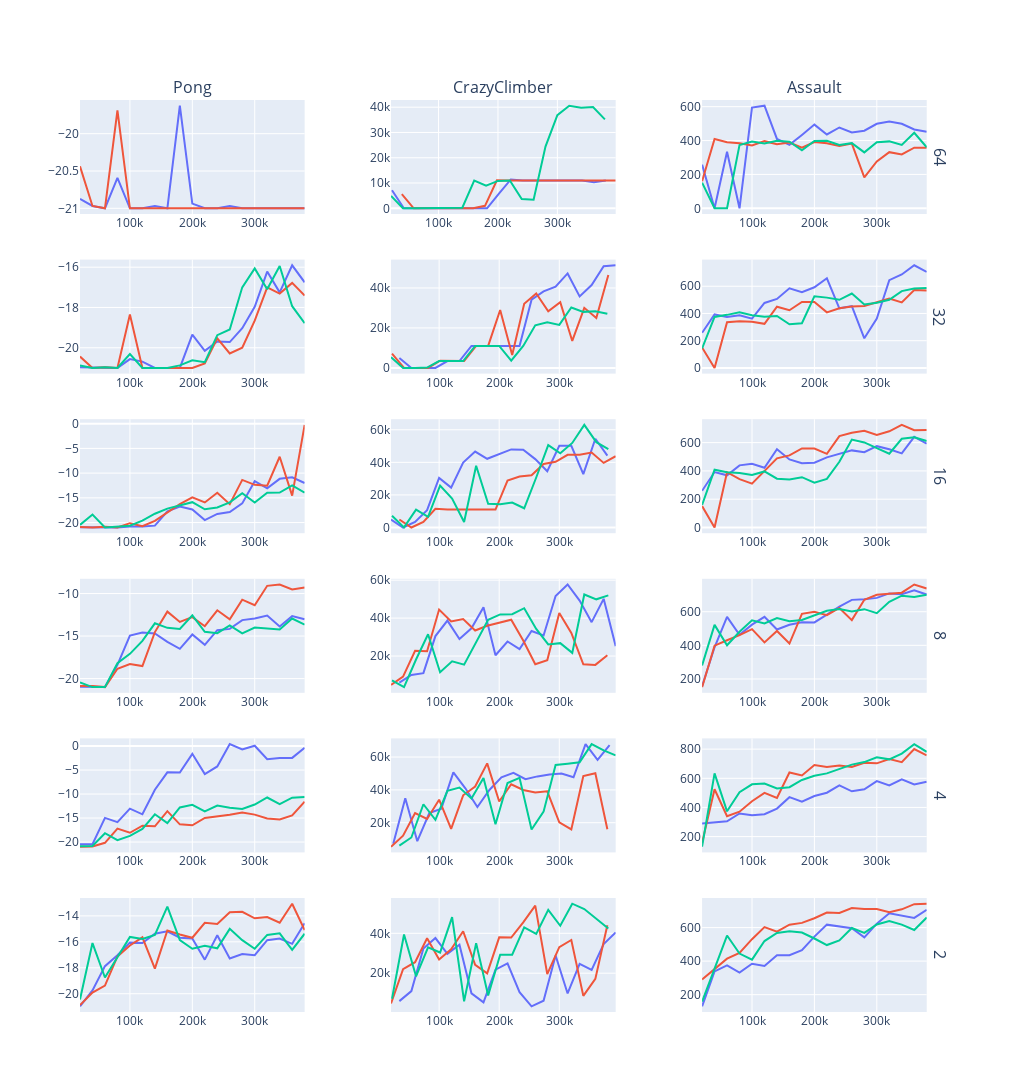

Notebook code cell kept with this figure:
### Code cell
env_ids = ["Pong", "CrazyClimber", "Assault"]
freqs = [64, 32, 16, 8, 4, 2]

fig = make_subplots(
    rows=len(freqs),
    cols=len(env_ids),
    column_titles=env_ids,
    row_titles=freqs,
    horizontal_spacing=0.1,
    vertical_spacing=0.05,
)

for ix, env_id in enumerate(env_ids, 1):
    df1 = df[df["env"] == env_id]
    for iy, freq in enumerate(freqs, 1):
        df2 = df1[df1["freq"] == freq]
        xpr = px.line(df2, x="step", y="value", color="seed")
        for trace in xpr.data:
            fig.add_trace(trace, iy, ix)

fig.update_layout(
    showlegend=False,
    autosize=False,
    width=1024,
    height=480 * 3,
)

fig.write_image("../tex/assets/naive_at_400k.pdf")

fig

### Figure 1 — Plotly figure (JSON) as saved in the notebook; plotly's stock layout.template omitted (floating-point values rounded to 4 significant figures)
{"data": [{"hovertemplate": "seed=2<br>step=%{x}<br>value=%{y}<extra></extra>", "legendgroup": "2", "line": {"color": "#636efa", "dash": "solid"}, "marker": {"symbol": "circle"}, "mode": "lines", "name": "2", "orientation": "v", "showlegend": true, "type": "scatter", "x": [20004, 40004, 60004, 80004, 100004, 120004, 140004, 160004, 180004, 200004, 220004, 240004, 260004, 280004, 300004, 320004, 340004, 360004, 380004], "xaxis": "x", "y": [-20.88, -20.97, -21, -20.59, -21, -21, -20.97, -21, -19.62, -20.94, -21, -21, -20.97, -21, -21, -21, -21, -21, -21], "yaxis": "y"}, {"hovertemplate": "seed=1<br>step=%{x}<br>value=%{y}<extra></extra>", "legendgroup": "1", "line": {"color": "#EF553B", "dash": "solid"}, "marker": {"symbol": "circle"}, "mode": "lines", "name": "1", "orientation": "v", "showlegend": true, "type": "scatter", "x": [20004, 40004, 60004, 80004, 100004, 120004, 140004, 160004, 180004, 200004, 220004, 240004, 260004, 280004, 300004, 320004, 340004, 360004, 380004], "xaxis": "x", "y": [-20.44, -20.97, -21, -19.69, -21, -21, -21, -21, -21, -21, -21, -21, -21, -21, -21, -21, -21, -21, -21], "yaxis": "y"}, {"hovertemplate": "seed=0<br>step=%{x}<br>value=%{y}<extra></extra>", "legendgroup": "0", "line": {"color": "#636efa", "dash": "solid"}, "marker": {"symbol": "circle"}, "mode": "lines", "name": "0", "orientation": "v", "showlegend": true, "type": "scatter", "x": [20004, 40004, 60004, 80004, 100004, 120004, 140004, 160004, 180004, 200004, 220004, 240004, 260004, 280004, 300004, 320004, 340004, 360004, 380004], "xaxis": "x4", "y": [-20.97, -20.97, -21, -21, -20.56, -20.69, -21, -21, -21, -19.34, -20.16, -19.69, -19.72, -19.03, -17.97, -16.22, -17.25, -15.91, -16.75], "yaxis": "y4"}, {"hovertemplate": "seed=1<br>step=%{x}<br>value=%{y}<extra></extra>", "legendgroup": "1", "line": {"color": "#EF553B", "dash": "solid"}, "marker": {"symbol": "circle"}, "mode": "lines", "name": "1", "orientation": "v", "showlegend": true, "type": "scatter", "x": [20004, 40004, 60004, 80004, 100004, 120004, 140004, 160004, 180004, 200004, 220004, 240004, 260004, 280004, 300004, 320004, 340004, 360004, 380004], "xaxis": "x4", "y": [-20.44, -21, -20.97, -21, -18.34, -21, -21, -21, -21, -21, -20.78, -19.53, -20.28, -20, -18.66, -17, -17.31, -16.78, -17.41], "yaxis": "y4"}, {"hovertemplate": "seed=2<br>step=%{x}<br>value=%{y}<extra></extra>", "legendgroup": "2", "line": {"color": "#00cc96", "dash": "solid"}, "marker": {"symbol": "circle"}, "mode": "lines", "name": "2", "orientation": "v", "showlegend": true, "type": "scatter", "x": [20004, 40004, 60004, 80004, 100004, 120004, 140004, 160004, 180004, 200004, 220004, 240004, 260004, 280004, 300004, 320004, 340004, 360004, 380004], "xaxis": "x4", "y": [-20.88, -21, -20.97, -21, -20.31, -21, -21, -21, -20.88, -20.62, -20.72, -19.38, -19.09, -17, -16.06, -17.09, -15.94, -17.94, -18.78], "yaxis": "y4"}, {"hovertemplate": "seed=0<br>step=%{x}<br>value=%{y}<extra></extra>", "legendgroup": "0", "line": {"color": "#636efa", "dash": "solid"}, "marker": {"symbol": "circle"}, "mode": "lines", "name": "0", "orientation": "v", "showlegend": true, "type": "scatter", "x": [20004, 40004, 60004, 80004, 100004, 120004, 140004, 160004, 180004, 200004, 220004, 240004, 260004, 280004, 300004, 320004, 340004, 360004, 380004], "xaxis": "x7", "y": [-20.97, -21, -20.91, -21, -20.81, -20.81, -20.62, -17.72, -16.75, -17.34, -19.5, -18.25, -17.88, -16.12, -11.62, -13.06, -11.16, -10.84, -12], "yaxis": "y7"}, {"hovertemplate": "seed=2<br>step=%{x}<br>value=%{y}<extra></extra>", "legendgroup": "2", "line": {"color": "#EF553B", "dash": "solid"}, "marker": {"symbol": "circle"}, "mode": "lines", "name": "2", "orientation": "v", "showlegend": true, "type": "scatter", "x": [20004, 40004, 60004, 80004, 100004, 120004, 140004, 160004, 180004, 200004, 220004, 240004, 260004, 280004, 300004, 320004, 340004, 360004, 380004], "xaxis": "x7", "y": [-20.88, -21, -20.84, -21, -20.12, -20.72, -19.66, -17.97, -16.28, -14.91, -15.94, -13.97, -16.28, -11.38, -12.38, -12.53, -6.688, -14.56, -0.25], "yaxis": "y7"}, {"hovertemplate": "seed=1<br>step=%{x}<br>value=%{y}<extra></extra>", "legendgroup": "1", "line": {"color": "#00cc96", "dash": "solid"}, "marker": {"symbol": "circle"}, "mode": "lines", "name": "1", "orientation": "v", "showlegend": true, "type": "scatter", "x": [20004, 40004, 60004, 80004, 100004, 120004, 140004, 160004, 180004, 200004, 220004, 240004, 260004, 280004, 300004, 320004, 340004, 360004, 380004], "xaxis": "x7", "y": [-20.47, -18.38, -21, -20.84, -20.66, -19.62, -18.22, -17.19, -16.47, -15.88, -17.31, -16.94, -15.91, -14.06, -15.94, -13.97, -13.94, -12.5, -13.97], "yaxis": "y7"}, {"hovertemplate": "seed=0<br>step=%{x}<br>value=%{y}<extra></extra>", "legendgroup": "0", "line": {"color": "#636efa", "dash": "solid"}, "marker": {"symbol": "circle"}, "mode": "lines", "name": "0", "orientation": "v", "showlegend": true, "type": "scatter", "x": [20004, 40004, 60004, 80004, 100004, 120004, 140004, 160004, 180004, 200004, 220004, 240004, 260004, 280004, 300004, 320004, 340004, 360004, 380004], "xaxis": "x10", "y": [-20.97, -21, -21, -18.38, -14.94, -14.59, -14.69, -15.69, -16.5, -14.81, -16.03, -14.31, -14.16, -13.12, -12.94, -12.59, -13.88, -12.66, -13.03], "yaxis": "y10"}, {"hovertemplate": "seed=2<br>step=%{x}<br>value=%{y}<extra></extra>", "legendgroup": "2", "line": {"color": "#EF553B", "dash": "solid"}, "marker": {"symbol": "circle"}, "mode": "lines", "name": "2", "orientation": "v", "showlegend": true, "type": "scatter", "x": [20004, 40004, 60004, 80004, 100004, 120004, 140004, 160004, 180004, 200004, 220004, 240004, 260004, 280004, 300004, 320004, 340004, 360004, 380004], "xaxis": "x10", "y": [-20.88, -20.88, -21, -18.84, -18.28, -18.53, -14.53, -12.12, -13.34, -12.78, -13.84, -11.97, -13.03, -10.72, -11.38, -9.094, -8.938, -9.531, -9.281], "yaxis": "y10"}, {"hovertemplate": "seed=1<br>step=%{x}<br>value=%{y}<extra></extra>", "legendgroup": "1", "line": {"color": "#00cc96", "dash": "solid"}, "marker": {"symbol": "circle"}, "mode": "lines", "name": "1", "orientation": "v", "showlegend": true, "type": "scatter", "x": [20004, 40004, 60004, 80004, 100004, 120004, 140004, 160004, 180004, 200004, 220004, 240004, 260004, 280004, 300004, 320004, 340004, 360004, 380004], "xaxis": "x10", "y": [-20.44, -21, -21, -18.19, -17.09, -15.56, -13.5, -14.03, -14.16, -12.56, -14.5, -14.66, -13.75, -14.69, -14, -14.12, -14.22, -12.94, -13.66], "yaxis": "y10"}, {"hovertemplate": "seed=1<br>step=%{x}<br>value=%{y}<extra></extra>", "legendgroup": "1", "line": {"color": "#636efa", "dash": "solid"}, "marker": {"symbol": "circle"}, "mode": "lines", "name": "1", "orientation": "v", "showlegend": true, "type": "scatter", "x": [20004, 40004, 60004, 80004, 100004, 120004, 140004, 160004, 180004, 200004, 220004, 240004, 260004, 280004, 300004, 320004, 340004, 360004, 380004], "xaxis": "x13", "y": [-20.44, -20.47, -14.97, -15.84, -13.03, -14.22, -9.094, -5.469, -5.531, -1.625, -5.844, -4.25, 0.4062, -0.7188, 0.0625, -2.75, -2.5, -2.469, -0.375], "yaxis": "y13"}, {"hovertemplate": "seed=0<br>step=%{x}<br>value=%{y}<extra></extra>", "legendgroup": "0", "line": {"color": "#EF553B", "dash": "solid"}, "marker": {"symbol": "circle"}, "mode": "lines", "name": "0", "orientation": "v", "showlegend": true, "type": "scatter", "x": [20004, 40004, 60004, 80004, 100004, 120004, 140004, 160004, 180004, 200004, 220004, 240004, 260004, 280004, 300004, 320004, 340004, 360004, 380004], "xaxis": "x13", "y": [-20.97, -20.91, -20.16, -17.19, -18.06, -16.59, -16.72, -13.56, -16.31, -16.5, -14.97, -14.66, -14.31, -13.84, -14.28, -15.09, -15.31, -14.44, -11.56], "yaxis": "y13"}, {"hovertemplate": "seed=2<br>step=%{x}<br>value=%{y}<extra></extra>", "legendgroup": "2", "line": {"color": "#00cc96", "dash": "solid"}, "marker": {"symbol": "circle"}, "mode": "lines", "name": "2", "orientation": "v", "showlegend": true, "type": "scatter", "x": [20004, 40004, 60004, 80004, 100004, 120004, 140004, 160004, 180004, 200004, 220004, 240004, 260004, 280004, 300004, 320004, 340004, 360004, 380004], "xaxis": "x13", "y": [-20.88, -20.81, -18.16, -19.59, -18.72, -17.25, -14.22, -16.06, -12.78, -12.25, -13.59, -12.41, -12.88, -13.12, -12.19, -10.72, -12.09, -10.75, -10.62], "yaxis": "y13"}, {"hovertemplate": "seed=0<br>step=%{x}<br>value=%{y}<extra></extra>", "legendgroup": "0", "line": {"color": "#636efa", "dash": "solid"}, "marker": {"symbol": "circle"}, "mode": "lines", "name": "0", "orientation": "v", "showlegend": true, "type": "scatter", "x": [20004, 40004, 60004, 80004, 100004, 120004, 140004, 160004, 180004, 200004, 220004, 240004, 260004, 280004, 300004, 320004, 340004, 360004, 380004], "xaxis": "x16", "y": [-20.97, -19.75, -17.88, -17.03, -16.06, -16.09, -15.38, -15.19, -15.69, -15.75, -17.38, -15.5, -17.28, -16.94, -17.03, -15.88, -15.75, -16.16, -14.56], "yaxis": "y16"}, {"hovertemplate": "seed=2<br>step=%{x}<br>value=%{y}<extra></extra>", "legendgroup": "2", "line": {"color": "#EF553B", "dash": "solid"}, "marker": {"symbol": "circle"}, "mode": "lines", "name": "2", "orientation": "v", "showlegend": true, "type": "scatter", "x": [20004, 40004, 60004, 80004, 100004, 120004, 140004, 160004, 180004, 200004, 220004, 240004, 260004, 280004, 300004, 320004, 340004, 360004, 380004], "xaxis": "x16", "y": [-20.88, -19.91, -19.38, -17.12, -16.28, -15.66, -18.06, -15.12, -15.44, -15.69, -14.53, -14.62, -13.72, -13.69, -14.19, -14.09, -14.53, -13.06, -15.09], "yaxis": "y16"}, {"hovertemplate": "seed=1<br>step=%{x}<br>value=%{y}<extra></extra>", "legendgroup": "1", "line": {"color": "#00cc96", "dash": "solid"}, "marker": {"symbol": "circle"}, "mode": "lines", "name": "1", "orientation": "v", "showlegend": true, "type": "scatter", "x": [20004, 40004, 60004, 80004, 100004, 120004, 140004, 160004, 180004, 200004, 220004, 240004, 260004, 280004, 300004, 320004, 340004, 360004, 380004], "xaxis": "x16", "y": [-20.44, -16.09, -18.75, -17.22, -15.62, -15.78, -15.47, -13.28, -15.88, -16.53, -16.31, -16.5, -15, -15.88, -16.53, -15.47, -15.34, -16.62, -15.38], "yaxis": "y16"}, {"hovertemplate": "seed=0<br>step=%{x}<br>value=%{y}<extra></extra>", "legendgroup": "0", "line": {"color": "#636efa", "dash": "solid"}, "marker": {"symbol": "circle"}, "mode": "lines", "name": "0", "orientation": "v", "showlegend": true, "type": "scatter", "x": [21616, 41616, 61616, 81616, 101616, 121616, 141616, 161616, 181616, 201616, 221616, 241616, 261616, 281616, 301616, 321616, 341616, 361616, 381616], "xaxis": "x2", "y": [7169.0, 0, 0, 0, 0, 0, 0, 0, 0, 5831.0, 11410.0, 11000, 11000, 11000, 11000, 11000, 11000, 10300, 11000], "yaxis": "y2"}, {"hovertemplate": "seed=1<br>step=%{x}<br>value=%{y}<extra></extra>", "legendgroup": "1", "line": {"color": "#EF553B", "dash": "solid"}, "marker": {"symbol": "circle"}, "mode": "lines", "name": "1", "orientation": "v", "showlegend": true, "type": "scatter", "x": [38156, 58156, 78156, 98156, 118156, 138156, 158156, 178156, 198156, 218156, 238156, 258156, 278156, 298156, 318156, 338156, 358156, 378156, 398156], "xaxis": "x2", "y": [5650, 0, 0, 0, 6.25, 0, 0, 971.9, 11110.0, 11000, 11000, 11000, 11000, 11000, 11000, 11000, 11000, 11000, 11000], "yaxis": "y2"}, {"hovertemplate": "seed=2<br>step=%{x}<br>value=%{y}<extra></extra>", "legendgroup": "2", "line": {"color": "#00cc96", "dash": "solid"}, "marker": {"symbol": "circle"}, "mode": "lines", "name": "2", "orientation": "v", "showlegend": true, "type": "scatter", "x": [20004, 40004, 60004, 80004, 100004, 120004, 140004, 160004, 180004, 200004, 220004, 240004, 260004, 280004, 300004, 320004, 340004, 360004, 380004], "xaxis": "x2", "y": [4888.0, 0, 0, 0, 206.2, 0, 209.4, 11000, 8956.0, 10840.0, 11000, 3659.0, 3400, 24440.0, 36850.0, 40590.0, 39810.0, 40030.0, 35170.0], "yaxis": "y2"}, {"hovertemplate": "seed=1<br>step=%{x}<br>value=%{y}<extra></extra>", "legendgroup": "1", "line": {"color": "#636efa", "dash": "solid"}, "marker": {"symbol": "circle"}, "mode": "lines", "name": "1", "orientation": "v", "showlegend": true, "type": "scatter", "x": [33852, 53852, 73852, 93852, 113852, 133852, 153852, 173852, 193852, 213852, 233852, 253852, 273852, 293852, 313852, 333852, 353852, 373852, 393852], "xaxis": "x5", "y": [4912.0, 0, 0, 0, 3400, 3400, 11000, 11000, 11000, 11000, 11000, 34130.0, 38260.0, 40660.0, 47270.0, 35770.0, 41440.0, 50860.0, 51340.0], "yaxis": "y5"}, {"hovertemplate": "seed=0<br>step=%{x}<br>value=%{y}<extra></extra>", "legendgroup": "0", "line": {"color": "#EF553B", "dash": "solid"}, "marker": {"symbol": "circle"}, "mode": "lines", "name": "0", "orientation": "v", "showlegend": true, "type": "scatter", "x": [21616, 41616, 61616, 81616, 101616, 121616, 141616, 161616, 181616, 201616, 221616, 241616, 261616, 281616, 301616, 321616, 341616, 361616, 381616], "xaxis": "x5", "y": [7169.0, 0, 0, 0, 3600, 3400, 3400, 10970.0, 11000, 28980.0, 6419.0, 32100.0, 37260.0, 28340.0, 32920.0, 13500.0, 30050, 24980.0, 46450], "yaxis": "y5"}, {"hovertemplate": "seed=2<br>step=%{x}<br>value=%{y}<extra></extra>", "legendgroup": "2", "line": {"color": "#00cc96", "dash": "solid"}, "marker": {"symbol": "circle"}, "mode": "lines", "name": "2", "orientation": "v", "showlegend": true, "type": "scatter", "x": [20004, 40004, 60004, 80004, 100004, 120004, 140004, 160004, 180004, 200004, 220004, 240004, 260004, 280004, 300004, 320004, 340004, 360004, 380004], "xaxis": "x5", "y": [5378.0, 0, 0, 146.9, 3400, 3400, 3400, 11000, 11000, 11000, 3638.0, 11000, 21320.0, 22800.0, 21500, 30230.0, 28030.0, 28360.0, 27090.0], "yaxis": "y5"}, {"hovertemplate": "seed=2<br>step=%{x}<br>value=%{y}<extra></extra>", "legendgroup": "2", "line": {"color": "#636efa", "dash": "solid"}, "marker": {"symbol": "circle"}, "mode": "lines", "name": "2", "orientation": "v", "showlegend": true, "type": "scatter", "x": [20004, 40004, 60004, 80004, 100004, 120004, 140004, 160004, 180004, 200004, 220004, 240004, 260004, 280004, 300004, 320004, 340004, 360004, 380004], "xaxis": "x8", "y": [4888.0, 0, 3394.0, 10640.0, 30470.0, 24520.0, 39870.0, 46620.0, 42200.0, 45300, 47930.0, 47780.0, 41990.0, 34560.0, 50130.0, 50160.0, 32800.0, 54480.0, 44120.0], "yaxis": "y8"}, {"hovertemplate": "seed=1<br>step=%{x}<br>value=%{y}<extra></extra>", "legendgroup": "1", "line": {"color": "#EF553B", "dash": "solid"}, "marker": {"symbol": "circle"}, "mode": "lines", "name": "1", "orientation": "v", "showlegend": true, "type": "scatter", "x": [33852, 53852, 73852, 93852, 113852, 133852, 153852, 173852, 193852, 213852, 233852, 253852, 273852, 293852, 313852, 333852, 353852, 373852, 393852], "xaxis": "x8", "y": [4912.0, 0, 3400, 11480.0, 11000, 11000, 11000, 11000, 11000, 28830.0, 31300.0, 32040.0, 38970.0, 40320.0, 44640.0, 44630.0, 46010.0, 39660.0, 43770.0], "yaxis": "y8"}, {"hovertemplate": "seed=0<br>step=%{x}<br>value=%{y}<extra></extra>", "legendgroup": "0", "line": {"color": "#00cc96", "dash": "solid"}, "marker": {"symbol": "circle"}, "mode": "lines", "name": "0", "orientation": "v", "showlegend": true, "type": "scatter", "x": [21616, 41616, 61616, 81616, 101616, 121616, 141616, 161616, 181616, 201616, 221616, 241616, 261616, 281616, 301616, 321616, 341616, 361616, 381616], "xaxis": "x8", "y": [7169.0, 46.88, 11000, 6575, 25710.0, 17720.0, 3400, 37870.0, 14540.0, 14310.0, 15330.0, 11810.0, 30710.0, 50610.0, 45600.0, 51910.0, 62990.0, 52400.0, 48160.0], "yaxis": "y8"}, {"hovertemplate": "seed=1<br>step=%{x}<br>value=%{y}<extra></extra>", "legendgroup": "1", "line": {"color": "#636efa", "dash": "solid"}, "marker": {"symbol": "circle"}, "mode": "lines", "name": "1", "orientation": "v", "showlegend": true, "type": "scatter", "x": [33852, 53852, 73852, 93852, 113852, 133852, 153852, 173852, 193852, 213852, 233852, 253852, 273852, 293852, 313852, 333852, 353852, 373852, 393852], "xaxis": "x11", "y": [6000, 10040.0, 11000, 30525, 38690.0, 29000.0, 34625, 45670.0, 20425, 27690.0, 23670.0, 33180.0, 30870.0, 51660.0, 57720.0, 49240.0, 37880.0, 50160.0, 25230.0], "yaxis": "y11"}, {"hovertemplate": "seed=2<br>step=%{x}<br>value=%{y}<extra></extra>", "legendgroup": "2", "line": {"color": "#EF553B", "dash": "solid"}, "marker": {"symbol": "circle"}, "mode": "lines", "name": "2", "orientation": "v", "showlegend": true, "type": "scatter", "x": [20004, 40004, 60004, 80004, 100004, 120004, 140004, 160004, 180004, 200004, 220004, 240004, 260004, 280004, 300004, 320004, 340004, 360004, 380004], "xaxis": "x11", "y": [4825, 9141.0, 22775, 22490.0, 44510.0, 38200.0, 39490.0, 33480.0, 35950.0, 37350.0, 39150.0, 28150, 15725, 17760.0, 42710.0, 32200.0, 15630.0, 15340.0, 20410.0], "yaxis": "y11"}, {"hovertemplate": "seed=0<br>step=%{x}<br>value=%{y}<extra></extra>", "legendgroup": "0", "line": {"color": "#00cc96", "dash": "solid"}, "marker": {"symbol": "circle"}, "mode": "lines", "name": "0", "orientation": "v", "showlegend": true, "type": "scatter", "x": [21616, 41616, 61616, 81616, 101616, 121616, 141616, 161616, 181616, 201616, 221616, 241616, 261616, 281616, 301616, 321616, 341616, 361616, 381616], "xaxis": "x11", "y": [7169.0, 3638.0, 18190.0, 31500, 11500.0, 17240.0, 15470.0, 27090.0, 39060.0, 41940.0, 42070.0, 45220.0, 34300.0, 26160.0, 26800.0, 21690.0, 52470.0, 49910.0, 51970.0], "yaxis": "y11"}, {"hovertemplate": "seed=0<br>step=%{x}<br>value=%{y}<extra></extra>", "legendgroup": "0", "line": {"color": "#636efa", "dash": "solid"}, "marker": {"symbol": "circle"}, "mode": "lines", "name": "0", "orientation": "v", "showlegend": true, "type": "scatter", "x": [23704, 43704, 63704, 83704, 103704, 123704, 143704, 163704, 183704, 203704, 223704, 243704, 263704, 283704, 303704, 323704, 343704, 363704, 383704], "xaxis": "x14", "y": [7225, 34920.0, 8731.0, 25870.0, 28580.0, 50675, 40960.0, 29570.0, 39930.0, 47610.0, 50360.0, 46490.0, 48225, 49350.0, 49990.0, 47670.0, 67850.0, 58290.0, 67290.0], "yaxis": "y14"}, {"hovertemplate": "seed=2<br>step=%{x}<br>value=%{y}<extra></extra>", "legendgroup": "2", "line": {"color": "#EF553B", "dash": "solid"}, "marker": {"symbol": "circle"}, "mode": "lines", "name": "2", "orientation": "v", "showlegend": true, "type": "scatter", "x": [20004, 40004, 60004, 80004, 100004, 120004, 140004, 160004, 180004, 200004, 220004, 240004, 260004, 280004, 300004, 320004, 340004, 360004, 380004], "xaxis": "x14", "y": [5378.0, 12100, 25890.0, 22270.0, 34025, 16280.0, 36710.0, 42080.0, 56150, 32900.0, 43425, 39970.0, 38475, 39100, 20280.0, 15920.0, 48460.0, 50190.0, 16000], "yaxis": "y14"}, {"hovertemplate": "seed=1<br>step=%{x}<br>value=%{y}<extra></extra>", "legendgroup": "1", "line": {"color": "#00cc96", "dash": "solid"}, "marker": {"symbol": "circle"}, "mode": "lines", "name": "1", "orientation": "v", "showlegend": true, "type": "scatter", "x": [33852, 53852, 73852, 93852, 113852, 133852, 153852, 173852, 193852, 213852, 233852, 253852, 273852, 293852, 313852, 333852, 353852, 373852, 393852], "xaxis": "x14", "y": [6000, 11000, 31250.0, 21760.0, 39450.0, 41425, 34820.0, 47300.0, 19120.0, 44220.0, 47380.0, 15850.0, 26740.0, 55160.0, 55980.0, 56820.0, 67900.0, 64100.0, 61040.0], "yaxis": "y14"}, {"hovertemplate": "seed=1<br>step=%{x}<br>value=%{y}<extra></extra>", "legendgroup": "1", "line": {"color": "#636efa", "dash": "solid"}, "marker": {"symbol": "circle"}, "mode": "lines", "name": "1", "orientation": "v", "showlegend": true, "type": "scatter", "x": [33852, 53852, 73852, 93852, 113852, 133852, 153852, 173852, 193852, 213852, 233852, 253852, 273852, 293852, 313852, 333852, 353852, 373852, 393852], "xaxis": "x17", "y": [6000, 11000, 32360.0, 37620.0, 29670.0, 34300, 9912.0, 5400, 21810.0, 24950, 10510.0, 3400, 6222.0, 28850.0, 9850, 24730.0, 21680.0, 34570.0, 40420.0], "yaxis": "y17"}, {"hovertemplate": "seed=2<br>step=%{x}<br>value=%{y}<extra></extra>", "legendgroup": "2", "line": {"color": "#EF553B", "dash": "solid"}, "marker": {"symbol": "circle"}, "mode": "lines", "name": "2", "orientation": "v", "showlegend": true, "type": "scatter", "x": [20004, 40004, 60004, 80004, 100004, 120004, 140004, 160004, 180004, 200004, 220004, 240004, 260004, 280004, 300004, 320004, 340004, 360004, 380004], "xaxis": "x17", "y": [4825, 22020.0, 25510.0, 37530.0, 26875, 32010.0, 41040.0, 24140.0, 19920.0, 37980.0, 37840.0, 45490.0, 53910.0, 19560.0, 33060.0, 36640.0, 8609.0, 17140.0, 44050.0], "yaxis": "y17"}, {"hovertemplate": "seed=0<br>step=%{x}<br>value=%{y}<extra></extra>", "legendgroup": "0", "line": {"color": "#00cc96", "dash": "solid"}, "marker": {"symbol": "circle"}, "mode": "lines", "name": "0", "orientation": "v", "showlegend": true, "type": "scatter", "x": [21616, 41616, 61616, 81616, 101616, 121616, 141616, 161616, 181616, 201616, 221616, 241616, 261616, 281616, 301616, 321616, 341616, 361616, 381616], "xaxis": "x17", "y": [7169.0, 39420.0, 18440.0, 32950.0, 30360.0, 48120.0, 5912.0, 35080.0, 8825, 29310.0, 29310.0, 43000, 39660.0, 51790.0, 43770.0, 54840.0, 52180.0, 47330.0, 42410.0], "yaxis": "y17"}, {"hovertemplate": "seed=1<br>step=%{x}<br>value=%{y}<extra></extra>", "legendgroup": "1", "line": {"color": "#636efa", "dash": "solid"}, "marker": {"symbol": "circle"}, "mode": "lines", "name": "1", "orientation": "v", "showlegend": true, "type": "scatter", "x": [20004, 40004, 60004, 80004, 100004, 120004, 140004, 160004, 180004, 200004, 220004, 240004, 260004, 280004, 300004, 320004, 340004, 360004, 380004], "xaxis": "x3", "y": [257.9, 0, 334.0, 0, 594.6, 605.7, 409.5, 374.7, 433.1, 494.2, 435.8, 477.1, 447.6, 458.1, 498.8, 511.9, 498.8, 465.3, 452.2], "yaxis": "y3"}, {"hovertemplate": "seed=2<br>step=%{x}<br>value=%{y}<extra></extra>", "legendgroup": "2", "line": {"color": "#EF553B", "dash": "solid"}, "marker": {"symbol": "circle"}, "mode": "lines", "name": "2", "orientation": "v", "showlegend": true, "type": "scatter", "x": [20004, 40004, 60004, 80004, 100004, 120004, 140004, 160004, 180004, 200004, 220004, 240004, 260004, 280004, 300004, 320004, 340004, 360004, 380004], "xaxis": "x3", "y": [159.5, 408.8, 389.8, 384.6, 371.4, 396.4, 378.7, 388.5, 357.7, 391.1, 383.9, 367.5, 381.9, 183.1, 276.3, 331.4, 317.6, 357.7, 357], "yaxis": "y3"}, {"hovertemplate": "seed=0<br>step=%{x}<br>value=%{y}<extra></extra>", "legendgroup": "0", "line": {"color": "#00cc96", "dash": "solid"}, "marker": {"symbol": "circle"}, "mode": "lines", "name": "0", "orientation": "v", "showlegend": true, "type": "scatter", "x": [20004, 40004, 60004, 80004, 100004, 120004, 140004, 160004, 180004, 200004, 220004, 240004, 260004, 280004, 300004, 320004, 340004, 360004, 380004], "xaxis": "x3", "y": [151.6, 0, 0, 372.8, 393.8, 383.2, 399, 393.1, 342.6, 397.7, 399, 373.4, 384.6, 330.1, 390.5, 395.1, 374.1, 445.6, 360.3], "yaxis": "y3"}, {"hovertemplate": "seed=1<br>step=%{x}<br>value=%{y}<extra></extra>", "legendgroup": "1", "line": {"color": "#636efa", "dash": "solid"}, "marker": {"symbol": "circle"}, "mode": "lines", "name": "1", "orientation": "v", "showlegend": true, "type": "scatter", "x": [20004, 40004, 60004, 80004, 100004, 120004, 140004, 160004, 180004, 200004, 220004, 240004, 260004, 280004, 300004, 320004, 340004, 360004, 380004], "xaxis": "x6", "y": [257.9, 393.1, 373.4, 387.2, 361.6, 477.1, 506.6, 584.7, 556.5, 592.6, 658.9, 437.7, 454.1, 217.2, 362.9, 645.1, 686.8, 754.0, 705.1], "yaxis": "y6"}, {"hovertemplate": "seed=0<br>step=%{x}<br>value=%{y}<extra></extra>", "legendgroup": "0", "line": {"color": "#EF553B", "dash": "solid"}, "marker": {"symbol": "circle"}, "mode": "lines", "name": "0", "orientation": "v", "showlegend": true, "type": "scatter", "x": [20004, 40004, 60004, 80004, 100004, 120004, 140004, 160004, 180004, 200004, 220004, 240004, 260004, 280004, 300004, 320004, 340004, 360004, 380004], "xaxis": "x6", "y": [149.6, 0, 335.3, 343.2, 339.3, 324.2, 449.5, 423.9, 485.0, 484.3, 408.2, 438.4, 450.8, 455.1, 482.3, 510.6, 481.0, 572.9, 569.0], "yaxis": "y6"}, {"hovertemplate": "seed=2<br>step=%{x}<br>value=%{y}<extra></extra>", "legendgroup": "2", "line": {"color": "#00cc96", "dash": "solid"}, "marker": {"symbol": "circle"}, "mode": "lines", "name": "2", "orientation": "v", "showlegend": true, "type": "scatter", "x": [20004, 40004, 60004, 80004, 100004, 120004, 140004, 160004, 180004, 200004, 220004, 240004, 260004, 280004, 300004, 320004, 340004, 360004, 380004], "xaxis": "x6", "y": [143.1, 374.7, 389.8, 408.2, 387.2, 375.4, 381.9, 320.2, 328.1, 525.7, 516.5, 500.7, 546.7, 466.6, 479.1, 500.7, 564.4, 583.4, 588], "yaxis": "y6"}, {"hovertemplate": "seed=1<br>step=%{x}<br>value=%{y}<extra></extra>", "legendgroup": "1", "line": {"color": "#636efa", "dash": "solid"}, "marker": {"symbol": "circle"}, "mode": "lines", "name": "1", "orientation": "v", "showlegend": true, "type": "scatter", "x": [20004, 40004, 60004, 80004, 100004, 120004, 140004, 160004, 180004, 200004, 220004, 240004, 260004, 280004, 300004, 320004, 340004, 360004, 380004], "xaxis": "x9", "y": [259.2, 391.8, 368.8, 439.0, 450.8, 422.6, 553.2, 481.0, 454.4, 457.4, 495.5, 521.7, 545, 532.2, 574.9, 552.6, 523.7, 641.2, 592.6], "yaxis": "y9"}, {"hovertemplate": "seed=0<br>step=%{x}<br>value=%{y}<extra></extra>", "legendgroup": "0", "line": {"color": "#EF553B", "dash": "solid"}, "marker": {"symbol": "circle"}, "mode": "lines", "name": "0", "orientation": "v", "showlegend": true, "type": "scatter", "x": [20004, 40004, 60004, 80004, 100004, 120004, 140004, 160004, 180004, 200004, 220004, 240004, 260004, 280004, 300004, 320004, 340004, 360004, 380004], "xaxis": "x9", "y": [151.6, 0, 391.1, 341.9, 309.8, 397.7, 488.9, 509.9, 559.1, 557.8, 520.4, 645.8, 669.4, 683.2, 654.9, 679.9, 725.2, 687.8, 688.4], "yaxis": "y9"}, {"hovertemplate": "seed=2<br>step=%{x}<br>value=%{y}<extra></extra>", "legendgroup": "2", "line": {"color": "#00cc96", "dash": "solid"}, "marker": {"symbol": "circle"}, "mode": "lines", "name": "2", "orientation": "v", "showlegend": true, "type": "scatter", "x": [20004, 40004, 60004, 80004, 100004, 120004, 140004, 160004, 180004, 200004, 220004, 240004, 260004, 280004, 300004, 320004, 340004, 360004, 380004], "xaxis": "x9", "y": [159.5, 408.8, 389.8, 384.6, 371.4, 396.4, 345.2, 339.3, 355.7, 316.3, 343.9, 464.9, 621.8, 601.1, 561.1, 521.7, 627.0, 638.2, 611.9], "yaxis": "y9"}, {"hovertemplate": "seed=2<br>step=%{x}<br>value=%{y}<extra></extra>", "legendgroup": "2", "line": {"color": "#636efa", "dash": "solid"}, "marker": {"symbol": "circle"}, "mode": "lines", "name": "2", "orientation": "v", "showlegend": true, "type": "scatter", "x": [20004, 40004, 60004, 80004, 100004, 120004, 140004, 160004, 180004, 200004, 220004, 240004, 260004, 280004, 300004, 320004, 340004, 360004, 380004], "xaxis": "x12", "y": [156.8, 388.5, 569.0, 462.7, 523.0, 569.6, 494.1, 522.3, 537.1, 536.2, 582.7, 629.9, 670.5, 673.6, 682.3, 708.9, 704.3, 726.8, 702.3], "yaxis": "y12"}, {"hovertemplate": "seed=0<br>step=%{x}<br>value=%{y}<extra></extra>", "legendgroup": "0", "line": {"color": "#EF553B", "dash": "solid"}, "marker": {"symbol": "circle"}, "mode": "lines", "name": "0", "orientation": "v", "showlegend": true, "type": "scatter", "x": [20004, 40004, 60004, 80004, 100004, 120004, 140004, 160004, 180004, 200004, 220004, 240004, 260004, 280004, 300004, 320004, 340004, 360004, 380004], "xaxis": "x12", "y": [151.6, 398.3, 430.5, 460.7, 496.4, 417.4, 485.6, 410.8, 587.3, 599.8, 579.5, 622.1, 549.9, 670.7, 700.5, 707.4, 713.3, 761.9, 738.3], "yaxis": "y12"}, {"hovertemplate": "seed=1<br>step=%{x}<br>value=%{y}<extra></extra>", "legendgroup": "1", "line": {"color": "#00cc96", "dash": "solid"}, "marker": {"symbol": "circle"}, "mode": "lines", "name": "1", "orientation": "v", "showlegend": true, "type": "scatter", "x": [20004, 40004, 60004, 80004, 100004, 120004, 140004, 160004, 180004, 200004, 220004, 240004, 260004, 280004, 300004, 320004, 340004, 360004, 380004], "xaxis": "x12", "y": [280.2, 521.7, 400.3, 481.0, 548.6, 529.9, 562.6, 544.0, 550.8, 576.1, 605.6, 615.8, 602.0, 615.2, 591.6, 659.2, 695.3, 687.7, 701.4], "yaxis": "y12"}, {"hovertemplate": "seed=1<br>step=%{x}<br>value=%{y}<extra></extra>", "legendgroup": "1", "line": {"color": "#636efa", "dash": "solid"}, "marker": {"symbol": "circle"}, "mode": "lines", "name": "1", "orientation": "v", "showlegend": true, "type": "scatter", "x": [20004, 40004, 60004, 80004, 100004, 120004, 140004, 160004, 180004, 200004, 220004, 240004, 260004, 280004, 300004, 320004, 340004, 360004, 380004], "xaxis": "x15", "y": [290.1, 299.2, 304.5, 358.3, 347.2, 353.1, 392.1, 470.5, 440, 478.4, 501, 551.8, 510.8, 524.7, 580.4, 550.6, 593.2, 558.0, 575.8], "yaxis": "y15"}, {"hovertemplate": "seed=2<br>step=%{x}<br>value=%{y}<extra></extra>", "legendgroup": "2", "line": {"color": "#EF553B", "dash": "solid"}, "marker": {"symbol": "circle"}, "mode": "lines", "name": "2", "orientation": "v", "showlegend": true, "type": "scatter", "x": [20004, 40004, 60004, 80004, 100004, 120004, 140004, 160004, 180004, 200004, 220004, 240004, 260004, 280004, 300004, 320004, 340004, 360004, 380004], "xaxis": "x15", "y": [156.8, 525, 339.3, 370.8, 443.0, 500.0, 464.9, 639.8, 619.2, 690.7, 677.2, 687.4, 677.8, 706.0, 702.7, 732, 710.9, 801.1, 757.1], "yaxis": "y15"}, {"hovertemplate": "seed=0<br>step=%{x}<br>value=%{y}<extra></extra>", "legendgroup": "0", "line": {"color": "#00cc96", "dash": "solid"}, "marker": {"symbol": "circle"}, "mode": "lines", "name": "0", "orientation": "v", "showlegend": true, "type": "scatter", "x": [20004, 40004, 60004, 80004, 100004, 120004, 140004, 160004, 180004, 200004, 220004, 240004, 260004, 280004, 300004, 320004, 340004, 360004, 380004], "xaxis": "x15", "y": [130.6, 633.9, 373.4, 505.0, 558.5, 563.6, 530.2, 539.1, 588.3, 617.5, 633.9, 664.7, 693.9, 711.3, 744.6, 730.1, 769.8, 834.7, 781.4], "yaxis": "y15"}, {"hovertemplate": "seed=0<br>step=%{x}<br>value=%{y}<extra></extra>", "legendgroup": "0", "line": {"color": "#636efa", "dash": "solid"}, "marker": {"symbol": "circle"}, "mode": "lines", "name": "0", "orientation": "v", "showlegend": true, "type": "scatter", "x": [20004, 40004, 60004, 80004, 100004, 120004, 140004, 160004, 180004, 200004, 220004, 240004, 260004, 280004, 300004, 320004, 340004, 360004, 380004], "xaxis": "x18", "y": [130.6, 338.6, 374.1, 332.1, 384.6, 370.8, 435.1, 435.1, 464.6, 546, 617.5, 606.4, 595.9, 541.4, 623.4, 685.4, 669.7, 657.6, 706.4], "yaxis": "y18"}, {"hovertemplate": "seed=1<br>step=%{x}<br>value=%{y}<extra></extra>", "legendgroup": "1", "line": {"color": "#EF553B", "dash": "solid"}, "marker": {"symbol": "circle"}, "mode": "lines", "name": "1", "orientation": "v", "showlegend": true, "type": "scatter", "x": [20004, 40004, 60004, 80004, 100004, 120004, 140004, 160004, 180004, 200004, 220004, 240004, 260004, 280004, 300004, 320004, 340004, 360004, 380004], "xaxis": "x18", "y": [290.1, 353.1, 414.8, 449.2, 530.8, 603.1, 576.2, 617.2, 628.0, 655.6, 689.4, 687.1, 716.2, 710.4, 711.0, 691.7, 708.7, 739.5, 742.4], "yaxis": "y18"}, {"hovertemplate": "seed=2<br>step=%{x}<br>value=%{y}<extra></extra>", "legendgroup": "2", "line": {"color": "#00cc96", "dash": "solid"}, "marker": {"symbol": "circle"}, "mode": "lines", "name": "2", "orientation": "v", "showlegend": true, "type": "scatter", "x": [20004, 40004, 60004, 80004, 100004, 120004, 140004, 160004, 180004, 200004, 220004, 240004, 260004, 280004, 300004, 320004, 340004, 360004, 380004], "xaxis": "x18", "y": [158.8, 359.0, 552.6, 444.9, 408.8, 519.7, 567.6, 578.7, 570.2, 534.8, 495.8, 523.7, 597.4, 568.6, 618.1, 639.1, 617.5, 585.6, 660.1], "yaxis": "y18"}], "layout": {"annotations": [{"font": {"size": 16}, "showarrow": false, "text": "Pong", "x": 0.13, "xanchor": "center", "xref": "paper", "y": 1, "yanchor": "bottom", "yref": "paper"}, {"font": {"size": 16}, "showarrow": false, "text": "CrazyClimber", "x": 0.49, "xanchor": "center", "xref": "paper", "y": 1, "yanchor": "bottom", "yref": "paper"}, {"font": {"size": 16}, "showarrow": false, "text": "Assault", "x": 0.85, "xanchor": "center", "xref": "paper", "y": 1, "yanchor": "bottom", "yref": "paper"}, {"font": {"size": 16}, "showarrow": false, "text": "64", "textangle": 90, "x": 0.98, "xanchor": "left", "xref": "paper", "y": 0.9375, "yanchor": "middle", "yref": "paper"}, {"font": {"size": 16}, "showarrow": false, "text": "32", "textangle": 90, "x": 0.98, "xanchor": "left", "xref": "paper", "y": 0.7625, "yanchor": "middle", "yref": "paper"}, {"font": {"size": 16}, "showarrow": false, "text": "16", "textangle": 90, "x": 0.98, "xanchor": "left", "xref": "paper", "y": 0.5875, "yanchor": "middle", "yref": "paper"}, {"font": {"size": 16}, "showarrow": false, "text": "8", "textangle": 90, "x": 0.98, "xanchor": "left", "xref": "paper", "y": 0.4125, "yanchor": "middle", "yref": "paper"}, {"font": {"size": 16}, "showarrow": false, "text": "4", "textangle": 90, "x": 0.98, "xanchor": "left", "xref": "paper", "y": 0.2375, "yanchor": "middle", "yref": "paper"}, {"font": {"size": 16}, "showarrow": false, "text": "2", "textangle": 90, "x": 0.98, "xanchor": "left", "xref": "paper", "y": 0.0625, "yanchor": "middle", "yref": "paper"}], "autosize": false, "height": 1440, "showlegend": false, "width": 1024, "xaxis": {"anchor": "y", "domain": [0, 0.26]}, "xaxis10": {"anchor": "y10", "domain": [0, 0.26]}, "xaxis11": {"anchor": "y11", "domain": [0.36, 0.62]}, "xaxis12": {"anchor": "y12", "domain": [0.72, 0.98]}, "xaxis13": {"anchor": "y13", "domain": [0, 0.26]}, "xaxis14": {"anchor": "y14", "domain": [0.36, 0.62]}, "xaxis15": {"anchor": "y15", "domain": [0.72, 0.98]}, "xaxis16": {"anchor": "y16", "domain": [0, 0.26]}, "xaxis17": {"anchor": "y17", "domain": [0.36, 0.62]}, "xaxis18": {"anchor": "y18", "domain": [0.72, 0.98]}, "xaxis2": {"anchor": "y2", "domain": [0.36, 0.62]}, "xaxis3": {"anchor": "y3", "domain": [0.72, 0.98]}, "xaxis4": {"anchor": "y4", "domain": [0, 0.26]}, "xaxis5": {"anchor": "y5", "domain": [0.36, 0.62]}, "xaxis6": {"anchor": "y6", "domain": [0.72, 0.98]}, "xaxis7": {"anchor": "y7", "domain": [0, 0.26]}, "xaxis8": {"anchor": "y8", "domain": [0.36, 0.62]}, "xaxis9": {"anchor": "y9", "domain": [0.72, 0.98]}, "yaxis": {"anchor": "x", "domain": [0.875, 1]}, "yaxis10": {"anchor": "x10", "domain": [0.35, 0.475]}, "yaxis11": {"anchor": "x11", "domain": [0.35, 0.475]}, "yaxis12": {"anchor": "x12", "domain": [0.35, 0.475]}, "yaxis13": {"anchor": "x13", "domain": [0.175, 0.3]}, "yaxis14": {"anchor": "x14", "domain": [0.175, 0.3]}, "yaxis15": {"anchor": "x15", "domain": [0.175, 0.3]}, "yaxis16": {"anchor": "x16", "domain": [0, 0.125]}, "yaxis17": {"anchor": "x17", "domain": [0, 0.125]}, "yaxis18": {"anchor": "x18", "domain": [0, 0.125]}, "yaxis2": {"anchor": "x2", "domain": [0.875, 1]}, "yaxis3": {"anchor": "x3", "domain": [0.875, 1]}, "yaxis4": {"anchor": "x4", "domain": [0.7, 0.825]}, "yaxis5": {"anchor": "x5", "domain": [0.7, 0.825]}, "yaxis6": {"anchor": "x6", "domain": [0.7, 0.825]}, "yaxis7": {"anchor": "x7", "domain": [0.525, 0.65]}, "yaxis8": {"anchor": "x8", "domain": [0.525, 0.65]}, "yaxis9": {"anchor": "x9", "domain": [0.525, 0.65]}}}
